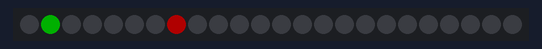
A sketch run on a simulated ATtiny85, built with avr-gcc and run on an emulated ATtiny85. Shown: 24 RGB LEDs in strip order, left to right. Dim RGB values are drawn brighter than linear; random numbers use the default seed unless the sketch sets one.

Above: at 0.15 s.
At 10.58 s:
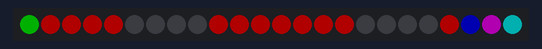
At 15.26 s:
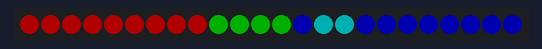
At 19.85 s:
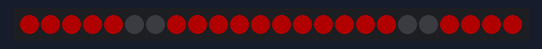
At 31.45 s:
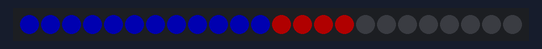
At 39.68 s:
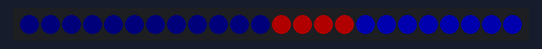

The sketch:

trinket_2016_12_neo12x2-xmas_star.ino
```cpp
/* jstephens 2016_12
    Trinket Pro & 2 NeoPixel 16-LED Ring
    Christmas Tree Star
*/

// Low power NeoPixel goggles example.  Makes a nice blinky display
// with just a few LEDs on at any time.

#include <Adafruit_NeoPixel.h>
#ifdef __AVR_ATtiny85__ // Trinket, Gemma, etc.
#include <avr/power.h>
#endif

#define PIN 0
#define NUMPIXELS 24

Adafruit_NeoPixel pixels = Adafruit_NeoPixel(NUMPIXELS, PIN);

uint8_t  mode   = 0, // Current animation effect
         offset = 0; // Position of spinny eyes
uint32_t color  = 0xFF0000; // Start red
uint32_t prevTime;

int delayval = 200; // delay for half a second
int modeInterval = 5000; // in millis

void setup() {
  /////////////////////////////////
  // This is for Trinket 5V 16MHz, you can remove these three lines if you are not using a Trinket
#ifdef __AVR_ATtiny85__ // Trinket, Gemma, etc.
  if (F_CPU == 16000000) clock_prescale_set(clock_div_1);
#endif
  // End of trinket special code
  /////////////////////////////////
  // initialize neopixel library
  pixels.begin();
  // set brightness
  pixels.setBrightness(55); // 1/3 brightness
  // set initial time
  prevTime = millis();
}

void loop() {
  uint8_t  i;
  //uint32_t t;
  switch (mode) {

    case 0: // Random sparks - just one LED on at a time!
      randomGreenReds(400);
      break;

    case 1: // Spinny wheels (8 LEDs on at a time)
      spinnyWheels(500);
      break;

    case 2:
      spinGreenRed(400);
      break;

    case 3:
      fadeGreenToRed(400);
      break;

    case 4:
      fadeBlue(200);
      break;

    case 5:
      randomRedGreenBlue(400);
      break;
  }
  modeSwitchClock();
}

/////////////////////////////////
// case 5
void randomRedGreenBlue(uint8_t delayBy) {
  //pixels.setBrightness(50);
  uint8_t  r;
  uint8_t  g;
  uint8_t  b;
  uint8_t  off;
  uint8_t  off2;
  uint8_t  randBright;
  r = random(NUMPIXELS / 2);
  g = random(NUMPIXELS / 2, NUMPIXELS);
  b = random(NUMPIXELS);
  randBright = random(255);
  pixels.setPixelColor(r, pixels.Color(randBright, 0, 0));
  pixels.setPixelColor(g, pixels.Color(0, randBright, 0));
  pixels.setPixelColor(b, pixels.Color(0, 0, randBright));
  pixels.show();
  delay(delayBy);

  off = random(NUMPIXELS);
  off2 = random(NUMPIXELS);
  pixels.setPixelColor(off, 0);
  pixels.setPixelColor(off2, 0);
  pixels.show();
  delay(delayBy);
}
// end case 0
/////////////////////////////////

/////////////////////////////////
// case 4
void fadeBlue(uint8_t delayBy) {
  //pixels.setBrightness(50);
  for (int b = 0; b < 255; b++) {
    for (int i = 0; i < NUMPIXELS / 2; i++) {
      pixels.setPixelColor(i, pixels.Color(0, 0, b));
      //pixels.setPixelColor(i, color);
      pixels.show();  // send updated pixel color to the hardware.
      //delay(delayBy);
    }
    for (int j = 16; j < NUMPIXELS; j++) {
      pixels.setPixelColor(j, pixels.Color(0, 0, 255 - b));
      pixels.show();  // send updated pixel color to the hardware.
      //delay(delayBy);
    }
  }
  for (int b = 255; b > 0; b--) {
    for (int i = 0; i < NUMPIXELS / 2; i++) {
      pixels.setPixelColor(i, pixels.Color(0, 0, b));
      pixels.show();  // send updated pixel color to the hardware.
      //delay(delayBy);
    }
    for (int j = 16; j < NUMPIXELS; j++) {
      pixels.setPixelColor(j, pixels.Color(0, 0, 255 - b));
      pixels.show();  // send updated pixel color to the hardware.
      //delay(delayBy);
    }
  }
}

/////////////////////////////////
// case 3
void fadeGreenToRed(uint8_t delayBy) {
  uint8_t  randBright;
  uint8_t  r;
  uint8_t  g;
  uint8_t  b;
  randBright = random(100);
  r          = random(255);
  g          = random(255);
  b          = random(255);
  //pixels.setBrightness(155 + randBright);
  for (int i = 0; i < NUMPIXELS; i++) {
    uint32_t c = 0;
    //randBright = random(155);
    //pixels.setBrightness(100+randBright); // 1/3 brightness
    if (((offset + i) & 7) < 6) c = color; // 4 pixels on...
    pixels.setPixelColor(   i, c); // First eye
    pixels.setPixelColor(NUMPIXELS - i, c); // Second eye (flipped)
    //pixels.setPixelColor(NUMPIXELS - i -1, pixels.Color(r,g,b)); // Second eye (flipped)
    //pixels.setPixelColor(NUMPIXELS - i -2, pixels.Color(r,g,b)); // Second eye (flipped)
  }
  pixels.show();
  offset++;
  delay(delayBy);
}

/////////////////////////////////
// case 0
void randomGreenReds(uint8_t delayBy) {
  uint8_t  r;
  uint8_t  g;
  uint8_t  off;
  uint8_t  off2;
  uint8_t  randBright;
  r = random(NUMPIXELS);
  g = random(NUMPIXELS);
  randBright = random(155);
  pixels.setPixelColor(r, pixels.Color(255, 0, 0));
  //pixels.setBrightness(100 + randBright);
  pixels.setPixelColor(g, pixels.Color(0, 255, 0));
  pixels.show();
  delay(delayBy);

  off = random(NUMPIXELS);
  off2 = random(NUMPIXELS);
  pixels.setPixelColor(off, 0);
  pixels.show();
  delay(delayBy);
}
// end case 0
/////////////////////////////////


/////////////////////////////////
// case 1
void spinnyWheels(uint8_t delayBy) {
  uint8_t  randBright;
  randBright = random(155);
  //pixels.setBrightness(100 + randBright); // 1/3 brightness
  for (int i = 0; i < NUMPIXELS; i++) {
    uint32_t c = 0;
    if (((offset + i) & 7) < 4) c = color; // 4 pixels on...
    pixels.setPixelColor(   i, c); // First eye
    pixels.setPixelColor(NUMPIXELS - i, c); // Second eye (flipped)
  }
  pixels.show();
  offset++;
  delay(delayBy);
}
// end case 1
/////////////////////////////////


/////////////////////////////////
// case 2
void spinGreenRed(uint8_t delayBy) {
  for (int i = 0; i < NUMPIXELS; i++) {
    // pixels.Color takes RGB values, from 0,0,0 up to 255,255,255
    pixels.setPixelColor(i, pixels.Color(0, 255, 0)); // Moderately bright green color.
    pixels.setPixelColor(i + 1, pixels.Color(255, 0, 0)); // Moderately bright green color.
    pixels.setPixelColor(i + 2, pixels.Color(255, 0, 0)); // Moderately bright green color.
    pixels.setPixelColor(NUMPIXELS - i, pixels.Color(255, 0, 0)); // Moderately bright green color.
    pixels.setPixelColor(NUMPIXELS - i + 1, pixels.Color(0, 255, 0)); // Moderately bright green color.
    pixels.setPixelColor(NUMPIXELS - i - 1, pixels.Color(0, 255, 255)); // Moderately bright green color.
    pixels.setPixelColor(NUMPIXELS - i - 2, pixels.Color(255, 0, 255)); // Moderately bright green color.
    pixels.setPixelColor(NUMPIXELS - i - 3, pixels.Color(0, 0, 255)); // Moderately bright green color.
    pixels.show(); // This sends the updated pixel color to the hardware.
    delay(delayBy); // Delay for a period of time (in milliseconds).
  }
  for (int i = 0; i < NUMPIXELS; i++) {
    // pixels.Color takes RGB values, from 0,0,0 up to 255,255,255
    pixels.setPixelColor(i, pixels.Color(255, 0, 0)); // Moderately bright green color.
    pixels.setPixelColor(i + 1, pixels.Color(0, 255, 0)); // Moderately bright green color.
    pixels.setPixelColor(NUMPIXELS - i, pixels.Color(0, 0, 255)); // Moderately bright green color.
    pixels.setPixelColor(NUMPIXELS - i - 1, pixels.Color(0, 255, 255)); // Moderately bright green color.
    pixels.setPixelColor(NUMPIXELS - i - 2, pixels.Color(0, 255, 255)); // Moderately bright green color.
    pixels.setPixelColor(NUMPIXELS - i - 3, pixels.Color(0, 0, 255)); // Moderately bright green color.
    pixels.show(); // This sends the updated pixel color to the hardware.
    delay(delayBy); // Delay for a period of time (in milliseconds).
  }
}
// end case 2
/////////////////////////////////


/////////////////////////////////
// mode switcher
void modeSwitchClock() {
  uint32_t t;
  t = millis();
  if ((t - prevTime) > modeInterval) {     // Every 8 seconds...
    mode++;                        // Next mode
    if (mode > 5) {                // End of modes?
      mode = 0;                    // Start modes over
      color >>= 8;                  // Next color R->G->B
      if (!color) color = 0xFF0000; // Reset to red
    }
    //for (int i = 0; i < 32; i++) pixels.setPixelColor(i, 0);
    prevTime = t;
  }
}
```
